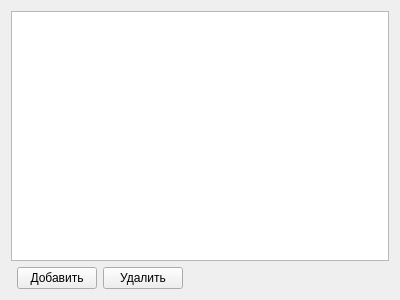
<?xml version="1.0" encoding="UTF-8"?>
<ui version="4.0">
 <class>MenuDataWidget</class>
 <widget class="QWidget" name="MenuDataWidget">
  <property name="geometry">
   <rect>
    <x>0</x>
    <y>0</y>
    <width>400</width>
    <height>300</height>
   </rect>
  </property>
  <property name="minimumSize">
   <size>
    <width>400</width>
    <height>300</height>
   </size>
  </property>
  <property name="maximumSize">
   <size>
    <width>400</width>
    <height>300</height>
   </size>
  </property>
  <property name="windowTitle">
   <string>Form</string>
  </property>
  <layout class="QGridLayout" name="gridLayout">
   <item row="1" column="1">
    <widget class="QPushButton" name="pushButton_add">
     <property name="text">
      <string>Добавить</string>
     </property>
    </widget>
   </item>
   <item row="1" column="2">
    <widget class="QPushButton" name="pushButton_del">
     <property name="text">
      <string>Удалить</string>
     </property>
    </widget>
   </item>
   <item row="0" column="0" colspan="4">
    <widget class="QTableView" name="tableView_db">
     <property name="minimumSize">
      <size>
       <width>0</width>
       <height>0</height>
      </size>
     </property>
     <property name="gridStyle">
      <enum>Qt::SolidLine</enum>
     </property>
    </widget>
   </item>
   <item row="1" column="3">
    <spacer name="horizontalSpacer">
     <property name="orientation">
      <enum>Qt::Horizontal</enum>
     </property>
     <property name="sizeHint" stdset="0">
      <size>
       <width>40</width>
       <height>20</height>
      </size>
     </property>
    </spacer>
   </item>
  </layout>
 </widget>
 <resources/>
 <connections/>
</ui>
